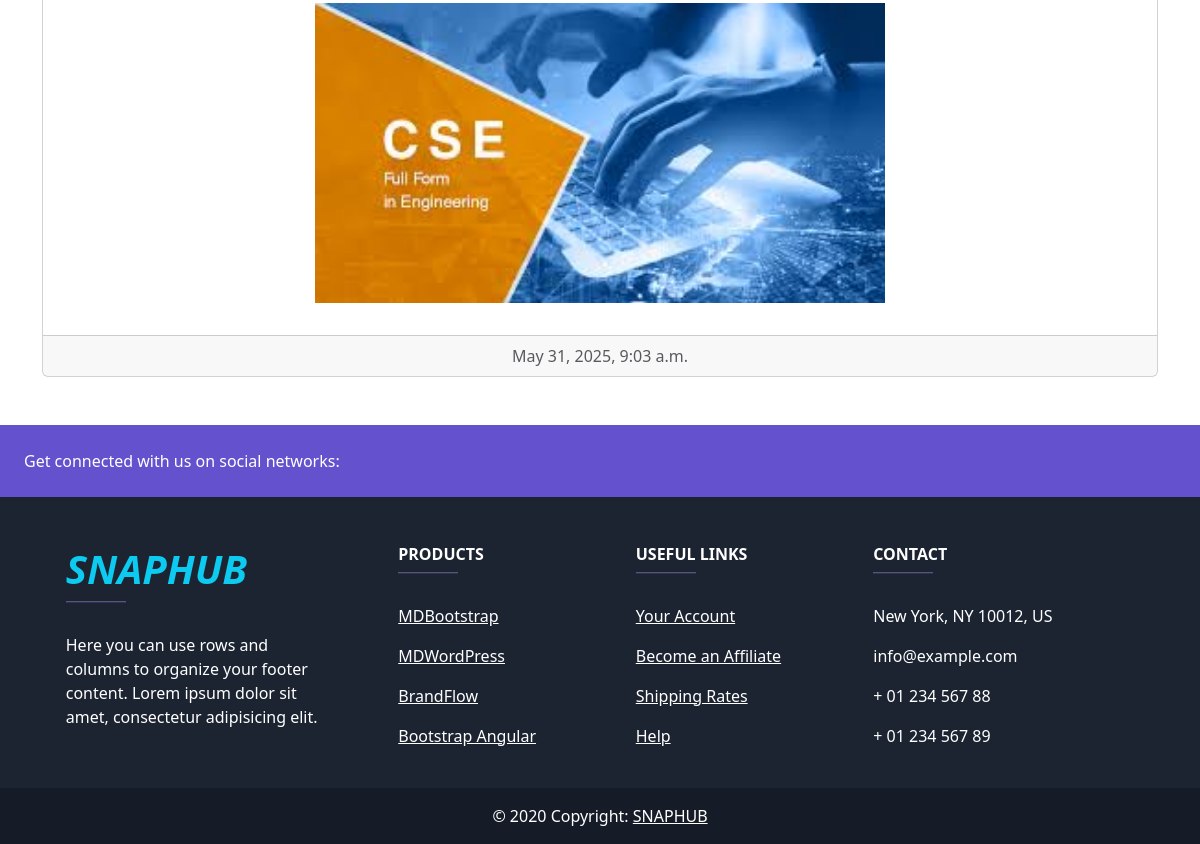
Before: / (lower part) with the older database file.
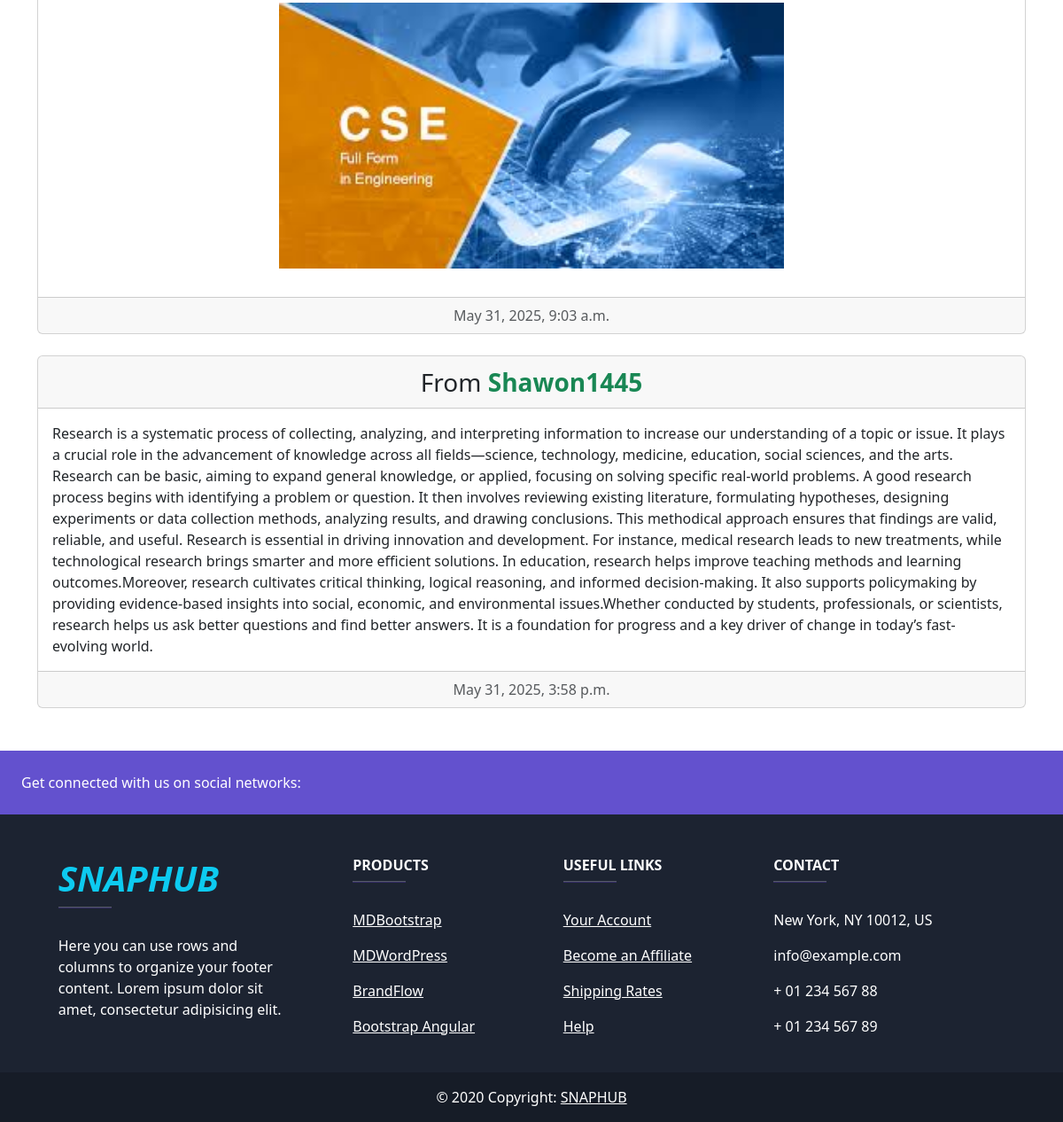
After: the same page with the newer database file.
### posts/models.py (models this page shows, shortened)
class Post(models.Model):
    author = models.ForeignKey(User,on_delete=models.CASCADE)
    content=models.TextField(max_length=5000)
    image = image = models.ImageField(upload_to="posts/images/", blank=True, null=True)
    date_time=models.DateTimeField(auto_now_add=True)

### home/views.py (the view)
# urls.py: 2. Add a URL to urlpatterns:  path('', views.home, name='home')
def home(request):
    posts = Post.objects.all()
    return render (request,"home.html",{"posts":posts})

### home/templates/home.html (shortened to what this page needs)
{% extends "base.html" %}
{% block content %}
<div class="container my-5">
    {% for post in posts %}
        <div class="card text-center mb-4">
            <div class="card-header  fs-3">
                From <span class="text-success fw-bold ">{{ post.author.username }}</span>
            </div>
            <div class="card-body">
                <p class="card-text text-start">{{ post.content }}</p>
                {% if post.image %}
                    <img src="{{ post.image.url }}" alt="Post Image" class="img-fluid rounded mb-3" style="height: 300px; width: 100%; object-fit: contain;" />
                {% endif %}
            </div>
            <div class="card-footer text-body-secondary">
                {{ post.date_time|date:"F j, Y, g:i a" }}
            </div>
        </div>
    {% empty %}
        <p>No posts found.</p>
    {% endfor %}
</div>
<div class="footer-section w-100">
    {% include "footer.html" %}
</div>
{% endblock  %}

Changed rows visible on the page:
added Post: author.username "Shawon1445", content "Research is a systematic process of collecting, analyzing, and interpreting information to increase our understanding of a topic or issue. It plays a crucial role in the advancement of knowledge across all fields—science, technology, medicine, education, social sciences, and the arts. Research can be basic, aiming to expand general knowledge, or applied, focusing on solving specific real-world problems. A good research process begins with identifying a problem or question. It then involves reviewing existing literature, formulating hypotheses, designing experiments or data collection methods, analyzing results, and drawing conclusions. This methodical approach ensures that findings are…", date_time "May 31, 2025, 3:58 p.m."
